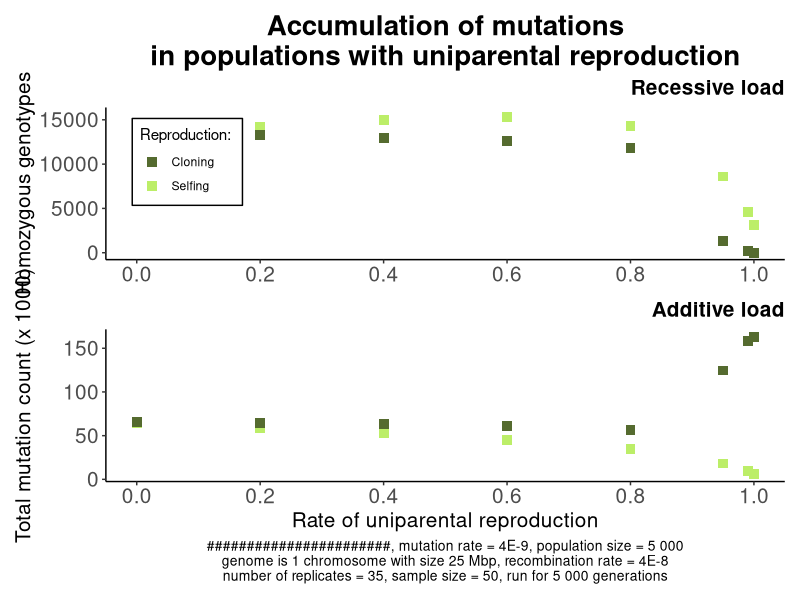

This chart was generated by the following R code:
library(ggplot2)
library(patchwork)
library(dplyr)

replicate_number=35
colours <- c("Selfing"="darkolivegreen2","Cloning"="darkolivegreen")

Selfing_recessive_load_all <- read.csv("Data_selfing_recessive_load.csv")
Selfing_additive_load_all <- read.csv("Data_selfing_additive_load.csv")
Selfing_fixed_mutations_all <- read.csv("Data_selfing_fixed_mutations.csv")

Cloning_recessive_load_all <- read.csv("Data_cloning_recessive_load.csv")
Cloning_additive_load_all <- read.csv("Data_cloning_additive_load.csv")
Cloning_fixed_mutations_all <- read.csv("Data_cloning_fixed_mutations.csv")


filename_rec_selfing <- Selfing_recessive_load_all
filename_add_selfing <- Selfing_additive_load_all 
filename_fix_selfing <- Selfing_fixed_mutations_all

Selfing_rec_max <- filename_rec_selfing$Expected_recessive_load+1.96*filename_rec_selfing$SD_recessive_load/sqrt(replicate_number)
Selfing_rec_min <- filename_rec_selfing$Expected_recessive_load-1.96*filename_rec_selfing$SD_recessive_load/sqrt(replicate_number)

Selfing_add_max <- filename_add_selfing$Expected_additive_load+1.96*filename_add_selfing$SD_additive_load/sqrt(replicate_number)
Selfing_add_min <- filename_add_selfing$Expected_additive_load-1.96*filename_add_selfing$SD_additive_load/sqrt(replicate_number)


filename_rec_cloning <- Cloning_recessive_load_all
filename_add_cloning <- Cloning_additive_load_all 
filename_fix_cloning <- Cloning_fixed_mutations_all


Cloning_rec_max <- filename_rec_cloning$Expected_recessive_load+1.96*filename_rec_cloning$SD_recessive_load/sqrt(replicate_number)
Cloning_rec_min <- filename_rec_cloning$Expected_recessive_load-1.96*filename_rec_cloning$SD_recessive_load/sqrt(replicate_number)

Cloning_add_max <- filename_add_cloning$Expected_additive_load+1.96*filename_add_cloning$SD_additive_load/sqrt(replicate_number)
Cloning_add_min <- filename_add_cloning$Expected_additive_load-1.96*filename_add_cloning$SD_additive_load/sqrt(replicate_number)


Plot_recessive <- ggplot()+
	geom_point(data = filename_rec_selfing, aes(x = Uniparenting_rate, y = Expected_recessive_load), color = "darkolivegreen2", size=3, shape=15)+
	geom_linerange(data = filename_rec_selfing, 
			aes(x=Uniparenting_rate, 
			    ymax=Selfing_rec_max, 
			    ymin=Selfing_rec_min), color="darkolivegreen2", size=1)+
 
 	geom_point(data=filename_rec_cloning, aes(x=Uniparenting_rate, y=Expected_recessive_load), color="darkolivegreen", size=3, shape=15)+
	geom_linerange(data=filename_rec_cloning, 
			aes(x=Uniparenting_rate, 
			    ymax=Cloning_rec_max, 
			    ymin=Cloning_rec_min), color="darkolivegreen", size=1)+
	
	labs(y="Homozygous genotypes",
	     x="Rate of uniparental reproduction",
	     title="Accumulation of mutations\nin populations with uniparental reproduction",
	     subtitle="Recessive load")+
	 theme(panel.grid.major=element_blank(),
    	      panel.grid.minor=element_blank(),
    	      panel.background=element_blank(),
    	      axis.line = element_line(color="black"),
    	      
    	      plot.title=element_text(size=20, hjust=0.5, face="bold"),
	      plot.subtitle=element_text(size=15, hjust=1, face="bold"),
	      axis.title.y=element_text(size=15),
	      axis.title.x=element_blank(),
	      
	      axis.text.x=element_text(size=15),
	      axis.text.y=element_text(size=15),
	      
	      legend.position="none")+
	scale_colour_manual(values = colours)+
	scale_x_continuous(breaks=seq(0, 1, 0.2))
		   
Plot_additive <- ggplot()+
	geom_point(data=filename_add_selfing, aes(x=Uniparenting_rate, y=Expected_additive_load/1000, colour="Selfing"), size=3, shape=15)+
	geom_linerange(data=filename_add_selfing, 
			aes(x=Uniparenting_rate, 
			    ymax=Selfing_add_max/1000, 
			    ymin=Selfing_add_min/1000), color="darkolivegreen2", size=1, 
			key_glyph = draw_key_rect)+
	
	geom_point(data=filename_add_cloning, aes(x=Uniparenting_rate, y=Expected_additive_load/1000, colour="Cloning"), size=3, shape=15)+
	geom_linerange(data=filename_add_cloning, 
			aes(x=Uniparenting_rate, 
			    ymax=Cloning_add_max/1000, 
			    ymin=Cloning_add_min/1000), color="darkolivegreen", size=1, 
			key_glyph = draw_key_rect)+
	
	labs(subtitle="Additive load",
	     x="Rate of uniparental reproduction",
	     y="Total mutation count (x 1000)",
	     caption=paste("#######################, mutation rate = 4E-9, population size = 5 000\ngenome is 1 chromosome with size 25 Mbp, recombination rate = 4E-8\nnumber of replicates = ", replicate_number,", sample size = 50, run for 5 000 generations", sep=""),
	     colour="Reproduction: ")+
	theme(panel.grid.major=element_blank(),
    	      panel.grid.minor=element_blank(),
    	      panel.background=element_blank(),
    	      axis.line = element_line(color="black"),
    	      
	      plot.caption=element_text(size=10, hjust=0.5),
	      plot.subtitle=element_text(size=15, hjust=1, face="bold"), 
	      axis.title.y=element_text(size=15),
	      axis.title.x=element_text(size=15),
	      
	      axis.text.x=element_text(size=15),
	      axis.text.y=element_text(size=15),
	      
	      legend.position=c(0.12, 2.1),
	      legend.background=element_rect(colour="black"))+
	      
	scale_colour_manual(values = colours)+
	scale_x_continuous(breaks=seq(0, 1, 0.2))

Plot <- Plot_recessive/Plot_additive

plot_name <- paste("Figure_Mutation_accumulation_selfing_vs_cloning_nonconstant_sh.png",sep="")
ggsave(filename=plot_name,
	plot=Plot,
	dpi=600)
	
